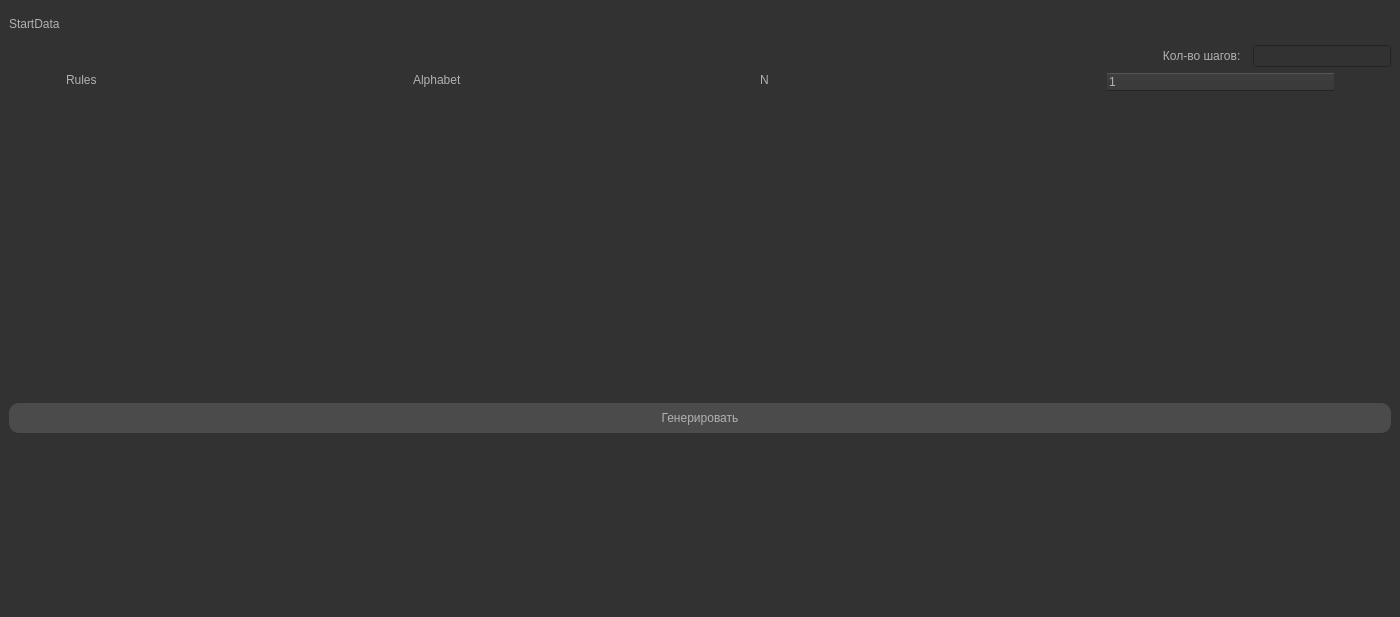
<?xml version="1.0" encoding="UTF-8"?>
<ui version="4.0">
 <class>MainWindow</class>
 <widget class="QMainWindow" name="MainWindow">
  <property name="geometry">
   <rect>
    <x>0</x>
    <y>0</y>
    <width>1400</width>
    <height>617</height>
   </rect>
  </property>
  <property name="minimumSize">
   <size>
    <width>1400</width>
    <height>600</height>
   </size>
  </property>
  <property name="windowTitle">
   <string>MainWindow</string>
  </property>
  <property name="styleSheet">
   <string notr="true">font: 12pt &quot;Times New Roman&quot;;
background-color: rgb(50, 50, 50);
color: #b1b1b1;</string>
  </property>
  <widget class="QWidget" name="centralwidget">
   <layout class="QVBoxLayout" name="verticalLayout" stretch="1,1,10,1,1,1,4">
    <item>
     <widget class="QLabel" name="startData">
      <property name="text">
       <string>StartData</string>
      </property>
     </widget>
    </item>
    <item>
     <layout class="QHBoxLayout" name="horizontalLayout" stretch="9,1">
      <property name="rightMargin">
       <number>0</number>
      </property>
      <item>
       <widget class="QLabel" name="label">
        <property name="text">
         <string>Кол-во шагов:  </string>
        </property>
        <property name="alignment">
         <set>Qt::AlignRight|Qt::AlignTrailing|Qt::AlignVCenter</set>
        </property>
       </widget>
      </item>
      <item>
       <widget class="QLineEdit" name="stepsCountLineEdit"/>
      </item>
     </layout>
    </item>
    <item>
     <layout class="QHBoxLayout" name="horizontalLayout_2" stretch="1,4,2,4,2,4,2,4,1">
      <item>
       <spacer name="horizontalSpacer_4">
        <property name="orientation">
         <enum>Qt::Horizontal</enum>
        </property>
        <property name="sizeHint" stdset="0">
         <size>
          <width>40</width>
          <height>20</height>
         </size>
        </property>
       </spacer>
      </item>
      <item>
       <layout class="QVBoxLayout" name="Rules">
        <item>
         <widget class="QLabel" name="labelRules">
          <property name="text">
           <string>Rules</string>
          </property>
         </widget>
        </item>
        <item>
         <widget class="QTableWidget" name="rulesWidget">
          <property name="frameShape">
           <enum>QFrame::NoFrame</enum>
          </property>
          <property name="verticalScrollBarPolicy">
           <enum>Qt::ScrollBarAsNeeded</enum>
          </property>
          <property name="horizontalScrollBarPolicy">
           <enum>Qt::ScrollBarAlwaysOff</enum>
          </property>
         </widget>
        </item>
       </layout>
      </item>
      <item>
       <spacer name="horizontalSpacer">
        <property name="orientation">
         <enum>Qt::Horizontal</enum>
        </property>
        <property name="sizeHint" stdset="0">
         <size>
          <width>40</width>
          <height>20</height>
         </size>
        </property>
       </spacer>
      </item>
      <item>
       <layout class="QVBoxLayout" name="Alphabet">
        <item>
         <widget class="QLabel" name="labelAlphabet">
          <property name="text">
           <string>Alphabet</string>
          </property>
         </widget>
        </item>
        <item>
         <widget class="QTableWidget" name="alphabetWidget">
          <property name="frameShape">
           <enum>QFrame::NoFrame</enum>
          </property>
          <property name="verticalScrollBarPolicy">
           <enum>Qt::ScrollBarAsNeeded</enum>
          </property>
          <property name="horizontalScrollBarPolicy">
           <enum>Qt::ScrollBarAlwaysOff</enum>
          </property>
         </widget>
        </item>
       </layout>
      </item>
      <item>
       <spacer name="horizontalSpacer_3">
        <property name="orientation">
         <enum>Qt::Horizontal</enum>
        </property>
        <property name="sizeHint" stdset="0">
         <size>
          <width>40</width>
          <height>20</height>
         </size>
        </property>
       </spacer>
      </item>
      <item>
       <layout class="QVBoxLayout" name="N">
        <item>
         <widget class="QLabel" name="labelN">
          <property name="text">
           <string>N</string>
          </property>
         </widget>
        </item>
        <item>
         <widget class="QTableWidget" name="nWidget">
          <property name="frameShape">
           <enum>QFrame::NoFrame</enum>
          </property>
          <property name="verticalScrollBarPolicy">
           <enum>Qt::ScrollBarAsNeeded</enum>
          </property>
          <property name="horizontalScrollBarPolicy">
           <enum>Qt::ScrollBarAlwaysOff</enum>
          </property>
         </widget>
        </item>
       </layout>
      </item>
      <item>
       <spacer name="horizontalSpacer_2">
        <property name="orientation">
         <enum>Qt::Horizontal</enum>
        </property>
        <property name="sizeHint" stdset="0">
         <size>
          <width>40</width>
          <height>20</height>
         </size>
        </property>
       </spacer>
      </item>
      <item>
       <widget class="QTreeWidget" name="treeWidget">
        <property name="frameShape">
         <enum>QFrame::NoFrame</enum>
        </property>
        <property name="horizontalScrollBarPolicy">
         <enum>Qt::ScrollBarAsNeeded</enum>
        </property>
        <column>
         <property name="text">
          <string notr="true">1</string>
         </property>
        </column>
       </widget>
      </item>
      <item>
       <spacer name="horizontalSpacer_5">
        <property name="orientation">
         <enum>Qt::Horizontal</enum>
        </property>
        <property name="sizeHint" stdset="0">
         <size>
          <width>40</width>
          <height>20</height>
         </size>
        </property>
       </spacer>
      </item>
     </layout>
    </item>
    <item>
     <spacer name="verticalSpacer_2">
      <property name="orientation">
       <enum>Qt::Vertical</enum>
      </property>
      <property name="sizeHint" stdset="0">
       <size>
        <width>20</width>
        <height>40</height>
       </size>
      </property>
     </spacer>
    </item>
    <item>
     <widget class="QPushButton" name="btnGenerate">
      <property name="sizePolicy">
       <sizepolicy hsizetype="Minimum" vsizetype="Minimum">
        <horstretch>0</horstretch>
        <verstretch>0</verstretch>
       </sizepolicy>
      </property>
      <property name="styleSheet">
       <string notr="true">QPushButton{
	background-color: rgb(75, 75, 75);
	border-radius: 10px;
}
QPushButton:hover {
     background-color: rgb(80,80, 80);
}
QPushButton:pressed {
    background-color: rgb(120,120,120);
}
</string>
      </property>
      <property name="text">
       <string>Генерировать</string>
      </property>
     </widget>
    </item>
    <item>
     <spacer name="verticalSpacer">
      <property name="orientation">
       <enum>Qt::Vertical</enum>
      </property>
      <property name="sizeHint" stdset="0">
       <size>
        <width>20</width>
        <height>40</height>
       </size>
      </property>
     </spacer>
    </item>
    <item>
     <widget class="QScrollArea" name="scrollArea">
      <property name="frameShape">
       <enum>QFrame::NoFrame</enum>
      </property>
      <property name="widgetResizable">
       <bool>true</bool>
      </property>
      <widget class="QWidget" name="scrollAreaWidgetContents">
       <property name="geometry">
        <rect>
         <x>0</x>
         <y>0</y>
         <width>1382</width>
         <height>113</height>
        </rect>
       </property>
       <layout class="QHBoxLayout" name="horizontalLayout_3">
        <item>
         <widget class="QLabel" name="log">
          <property name="text">
           <string/>
          </property>
          <property name="alignment">
           <set>Qt::AlignLeading|Qt::AlignLeft|Qt::AlignTop</set>
          </property>
         </widget>
        </item>
       </layout>
      </widget>
     </widget>
    </item>
   </layout>
  </widget>
  <widget class="QStatusBar" name="statusbar"/>
 </widget>
 <resources/>
 <connections/>
</ui>
